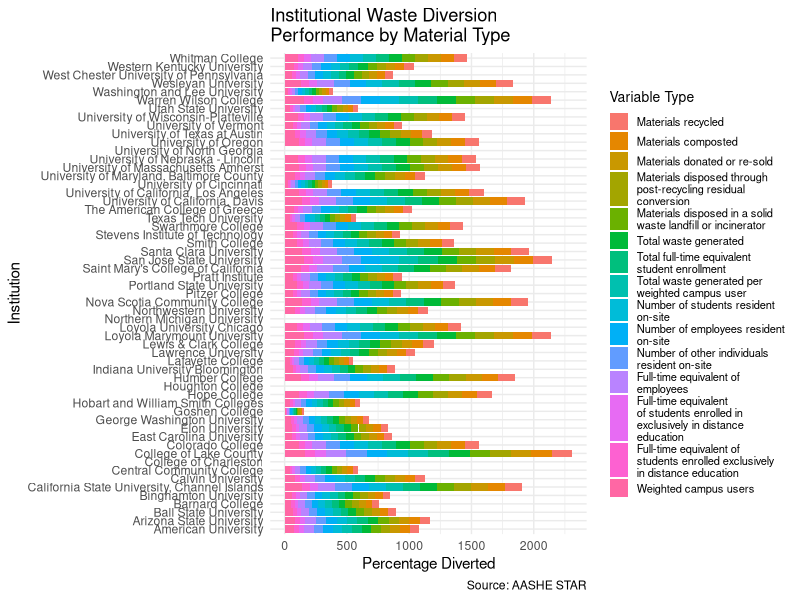
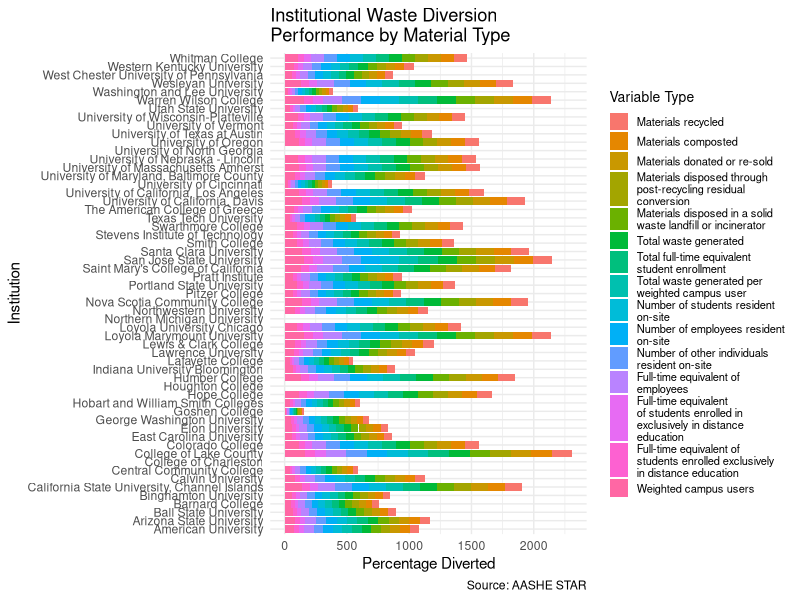

Write the R code that produced these figures, in order.
## ---- chunk 1
#| warning: false

# Loading needed libraries 

library(tidyverse)
library(readxl)
library(dplyr)
## ---- chunk 2
# Read data from excel spreadsheet

data <- read_excel("OP-18_Waste_Minimization_and_Diversion_2020.xlsx")
## ---- chunk 3
#| warning: false

df <- data

# Converting 'chr' to 'numeric'

df$'Materials recycled, performance year' <- as.numeric(df$'Materials recycled, performance year')
df$'Materials recycled, baseline year' <- as.numeric(df$'Materials recycled, baseline year')
df$'Materials composted, performance year' <- as.numeric(df$'Materials composted, performance year')
df$'Materials composted, baseline year' <- as.numeric(df$'Materials composted, baseline year')
df$'Materials donated or re-sold, performance year' <- as.numeric(df$'Materials donated or re-sold, performance year')
df$'Materials donated or re-sold, baseline year' <- as.numeric(df$'Materials donated or re-sold, baseline year')
df$'Materials disposed through post-recycling residual conversion, performance year' <- as.numeric(df$'Materials disposed through post-recycling residual conversion, performance year')
df$'Materials disposed through post-recycling residual conversion, baseline year' <- as.numeric(df$'Materials disposed through post-recycling residual conversion, baseline year')
df$'Materials disposed in a solid waste landfill or incinerator, performance year' <- as.numeric(df$'Materials disposed in a solid waste landfill or incinerator, performance year')
df$'Materials disposed in a solid waste landfill or incinerator, baseline year' <- as.numeric(df$'Materials disposed in a solid waste landfill or incinerator, baseline year')
df$'Total waste generated, performance year' <- as.numeric(df$'Total waste generated, performance year')
df$'Total waste generated, baseline year' <- as.numeric(df$'Total waste generated, baseline year')
df$'Start date, performance year or 3-year period' <- as.numeric(df$'Start date, performance year or 3-year period')
df$'End date, performance year or 3-year period' <- as.numeric(df$'End date, performance year or 3-year period')
df$'Start date, baseline year or 3-year period' <- as.numeric(df$'Start date, baseline year or 3-year period')
df$'End date, baseline year or 3-year period' <- as.numeric(df$'End date, baseline year or 3-year period')
df$'Number of students resident on-site, performance year' <- as.numeric(df$'Number of students resident on-site, performance year')
df$'Number of students resident on-site, baseline year' <- as.numeric(df$'Number of students resident on-site, baseline year')
df$'Number of employees resident on-site, performance year' <- as.numeric(df$'Number of employees resident on-site, performance year')
df$'Number of employees resident on-site, baseline year' <- as.numeric(df$'Number of employees resident on-site, baseline year')
df$'Number of other individuals resident on-site, performance year' <- as.numeric(df$'Number of other individuals resident on-site, performance year')
df$'Number of other individuals resident on-site, baseline year' <- as.numeric(df$'Number of other individuals resident on-site, baseline year')
df$'Total full-time equivalent student enrollment, performance year' <- as.numeric(df$'Total full-time equivalent student enrollment, performance year')
df$'Total full-time equivalent student enrollment, baseline year' <- as.numeric(df$'Total full-time equivalent student enrollment, baseline year')
df$'Full-time equivalent of employees, performance year' <- as.numeric(df$'Full-time equivalent of employees, performance year')
df$'Full-time equivalent of employees, baseline year' <- as.numeric(df$'Full-time equivalent of employees, baseline year')
df$'Full-time equivalent of students enrolled in exclusively in distance education, performance year' <- as.numeric(df$'Full-time equivalent of students enrolled in exclusively in distance education, performance year')
df$'Full-time equivalent of students enrolled exclusively in distance education, baseline year' <- as.numeric(df$'Full-time equivalent of students enrolled exclusively in distance education, baseline year')
df$'Weighted campus users, performance year' <- as.numeric(df$'Weighted campus users, performance year')
df$'Weighted campus users, baseline year' <- as.numeric(df$'Weighted campus users, baseline year')
df$'Total waste generated per weighted campus user, performance year' <- as.numeric(df$'Total waste generated per weighted campus user, performance year')
df$'Total waste generated per weighted campus user, baseline year' <- as.numeric(df$'Total waste generated per weighted campus user, baseline year')
df$'Weighted campus users, performance year' <- as.numeric(df$'Weighted campus users, performance year')
df$'Weighted campus users, baseline year' <- as.numeric(df$'Weighted campus users, baseline year')
df$'Percentage reduction in total waste generated per weighted campus user from baseline' <- as.numeric(df$'Percentage reduction in total waste generated per weighted campus user from baseline')
df$'Percentage of materials diverted from the landfill or incinerator by recycling, composting, ...' <- as.numeric(df$'Percentage of materials diverted from the landfill or incinerator by recycling, composting, ...')
df$'Percentage of materials diverted from the landfill or incinerator (including up to 10 percent ...' <- as.numeric(df$'Percentage of materials diverted from the landfill or incinerator (including up to 10 percent ...')
## ---- chunk 4
# Converting 'chr' to 'date'

df$'Last Updated' <- as.Date(df$'Last Updated')
df$'Start date, performance year or 3-year period' <- as.Date(df$'Start date, performance year or 3-year period', origin = "1899-12-30")
df$'End date, performance year or 3-year period' <- as.Date(df$'End date, performance year or 3-year period', origin = "1899-12-30")
df$'Start date, baseline year or 3-year period' <- as.Date(df$'Start date, baseline year or 3-year period', origin = "1899-12-30")
df$'End date, baseline year or 3-year period' <- as.Date(df$'End date, baseline year or 3-year period', origin = "1899-12-30")
## ---- chunk 5
#| warning: false

# Converting df from wide format to long format

df_long <- df |>
  select(Institution, where(is.numeric)) |>
  pivot_longer(
    cols = starts_with("Materials") | starts_with("Total") | starts_with("Number") | starts_with("Full-Time") | starts_with("Weighted"),
    names_to = c("Variable_Type", "Year"),
    names_sep = ", ",
    values_to = "Amount"
  )
#Combining Tidy Numeric Data with Non Numeric Data

df_non_numeric <- df |>
  select(where(~ !is.numeric(.)))

data_test <- left_join(df_long, df_non_numeric, by = "Institution")
## ---- chunk 6
#| warning: false

library(scales)
library(stringr)

# Convert 'Institution' and 'Variable_Type' to factors to ensure they work well with geom_tile
data_test$Institution <- as.factor(data_test$Institution)
data_test$Variable_Type <- as.factor(data_test$Variable_Type)

# Wrap the text in Variable_Type to create line breaks for legend labels
data_test$Variable_Type <- factor(
  str_wrap(data_test$Variable_Type, width = 30), 
  levels = unique(str_wrap(data_test$Variable_Type, width = 30))
)

wrapped_title <- str_wrap("Institutional Waste Diversion Performance by Material Type", width = 30)

# Plot using geom_col to visualize the categories
ggplot(data_test, aes(x = Institution, y = `Percentage of materials diverted from the landfill or incinerator by recycling, composting, ...`, fill = Variable_Type)) +
  geom_col() +
  theme_minimal() +
  labs(
    title = wrapped_title,
    x = "Institution",
    y = "Percentage Diverted",
    fill = "Variable Type",
    caption = "Source: AASHE STAR"
  ) +
  theme(
    legend.text = element_text(size = 8),  # Make legend text smaller
    legend.title = element_text(size = 10), # Adjust legend title size
    legend.key.size = unit(0.5, "cm"),  # Reduce legend key size
    legend.spacing.y = unit(0.2, "cm")    # Reduce space between legend items
  ) +
  coord_flip()
## ---- chunk 7
wrapped_title <- str_wrap("Institutional Waste Diversion Performance by Material Type", width = 30)

# Plot using geom_col to visualize the categories
ggplot(data_test, aes(x = Institution, y = `Percentage of materials diverted from the landfill or incinerator by recycling, composting, ...`, fill = Variable_Type)) +
  geom_col() +
  theme_minimal() +
  labs(
    title = wrapped_title,
    x = "Institution",
    y = "Percentage Diverted",
    fill = "Variable Type",
    caption = "Source: AASHE STAR"
  ) +
  theme(
    legend.text = element_text(size = 8),  # Make legend text smaller
    legend.title = element_text(size = 10), # Adjust legend title size
    legend.key.size = unit(0.5, "cm"),  # Reduce legend key size
    legend.spacing.y = unit(0.2, "cm")    # Reduce space between legend items
  ) +
  coord_flip()
